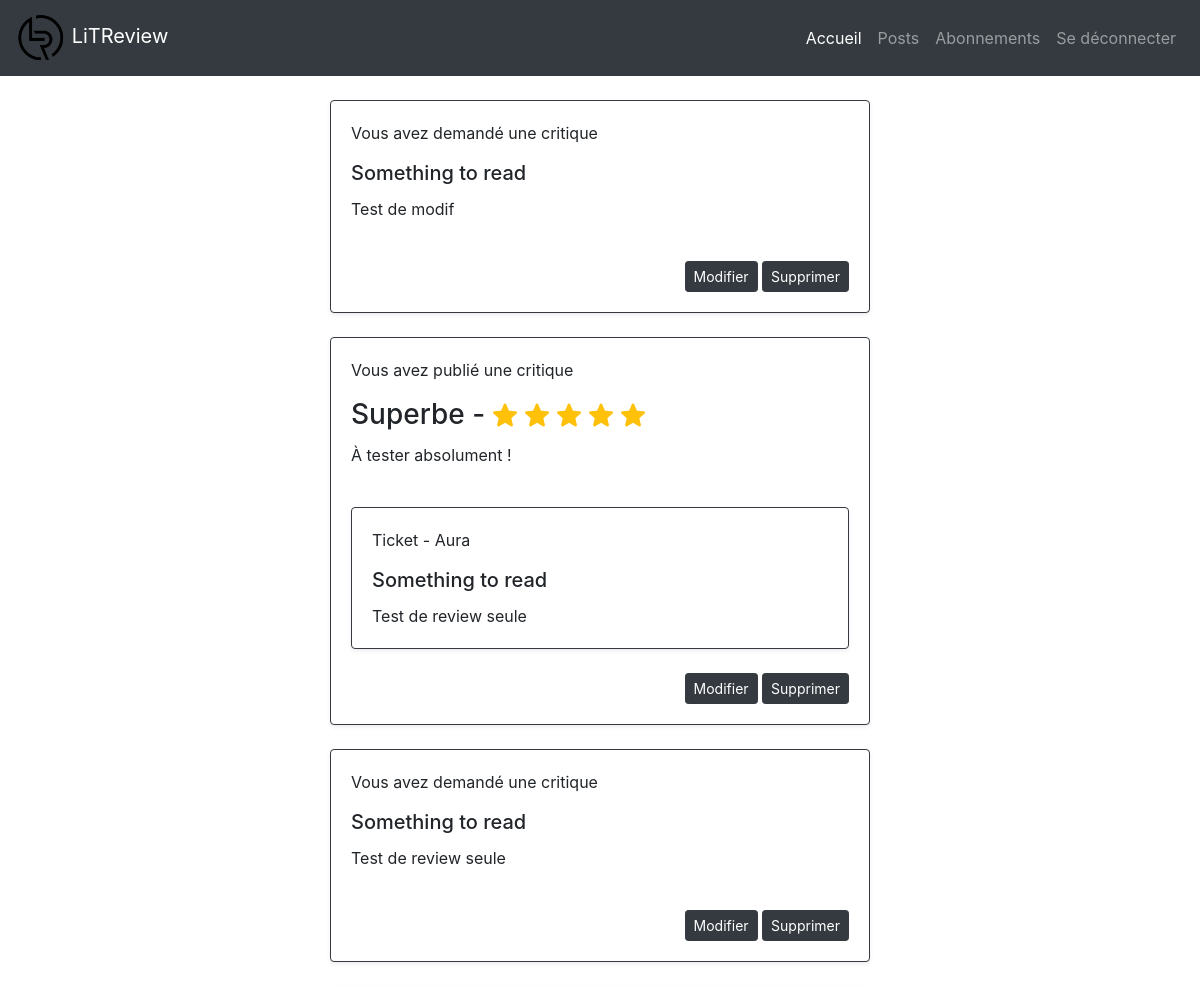
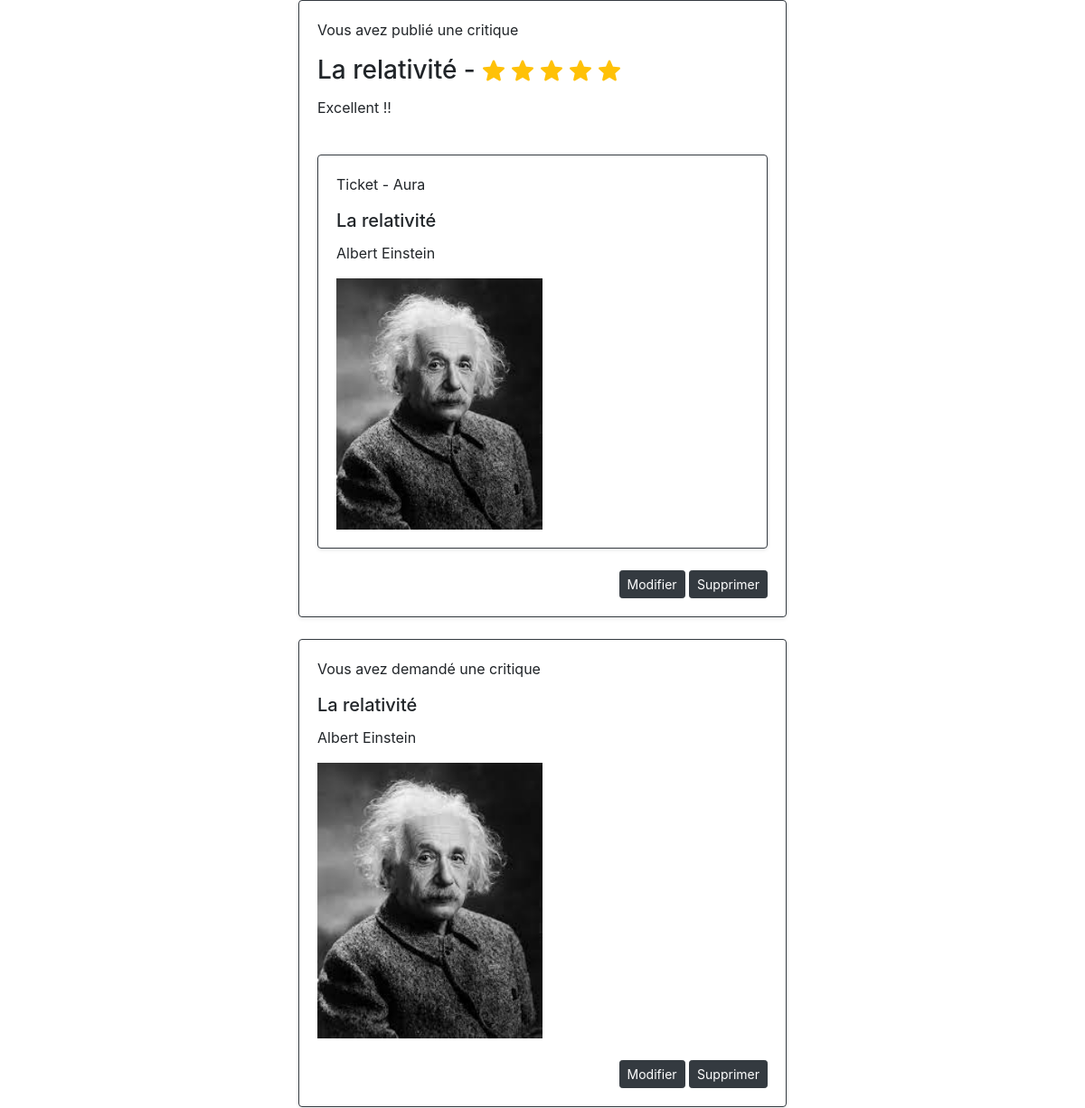
The app's page /posts/ (signed in, upper part), older data (2 pictures, top to bottom).
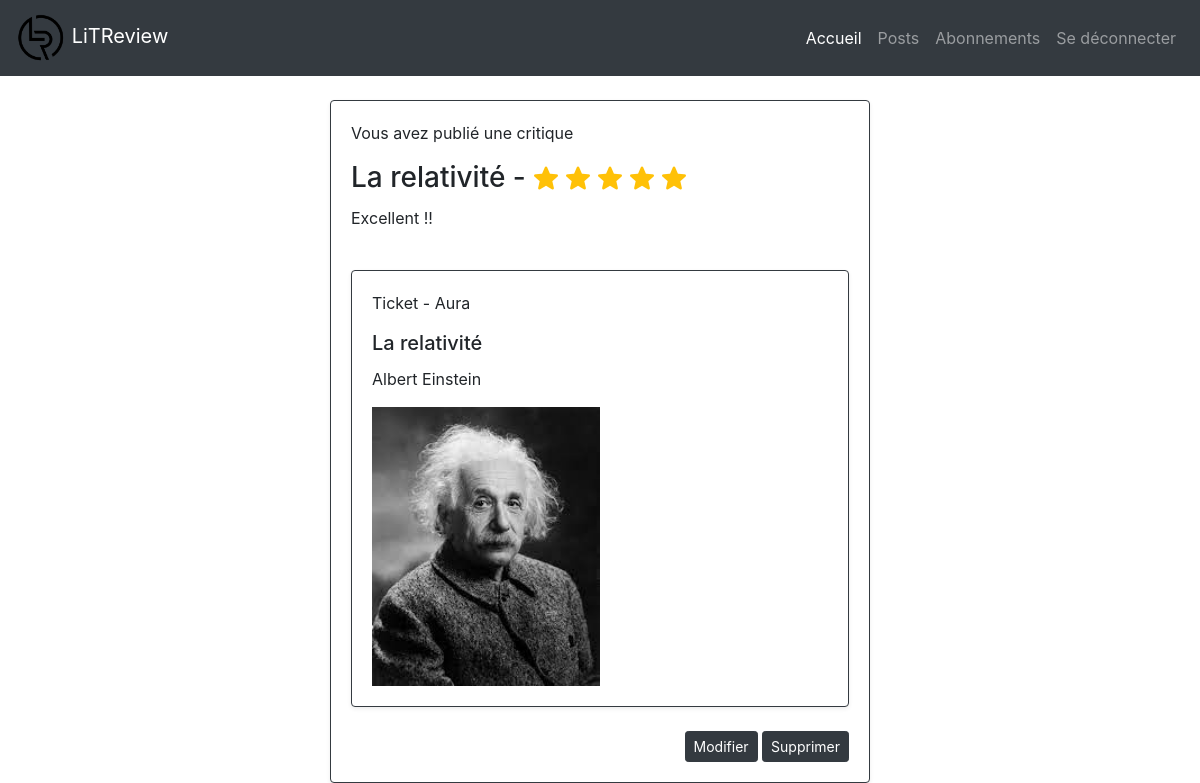
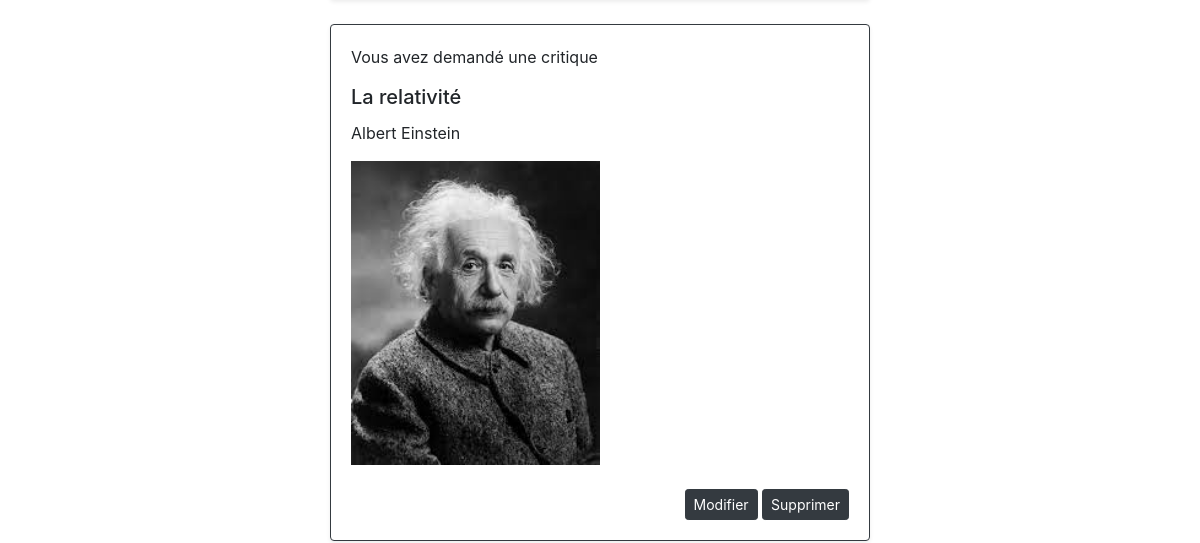
The same page, newer data (2 pictures, top to bottom).
### feeds/models.py (models this page shows)
class Ticket(models.Model):
    image = models.ImageField(null=True, blank=True)
    title = models.CharField(max_length=128, verbose_name="Titre")
    description = models.CharField(max_length=2048, blank=True, verbose_name="Description")
    user = models.ForeignKey(settings.AUTH_USER_MODEL, on_delete=models.CASCADE)
    time_created = models.DateTimeField(auto_now_add=True)

class Review(models.Model):
    ticket = models.ForeignKey(Ticket, on_delete=models.CASCADE)
    headline = models.CharField(max_length=128, verbose_name="Titre")
    rating = models.PositiveSmallIntegerField(validators=[MinValueValidator(0), MaxValueValidator(5)])
    body = models.CharField(max_length=8192, blank=True, verbose_name="Commentaire")
    user = user = models.ForeignKey(settings.AUTH_USER_MODEL, on_delete=models.CASCADE)
    time_created = models.DateTimeField(auto_now_add=True)

### authentication/models.py (models this page shows)
class User(AbstractUser):
    pass

### feeds/views.py (the view)
# urls.py: path("posts/", feeds.posts, name="posts"),
@login_required
def posts(request):
    tickets = models.Ticket.objects.filter(user=request.user)
    reviews = models.Review.objects.filter(user=request.user)
    tickets_and_reviews = sorted(
        chain(tickets, reviews),
        key=lambda instance: instance.time_created,
        reverse=True,
    )
    paginator = Paginator(tickets_and_reviews, 6)
    page_number = request.GET.get("page")
    page_obj = paginator.get_page(page_number)
    return render(
        request,
        "feeds/posts.html",
        context={"page_obj": page_obj},
    )

### feeds/templatetags/feeds_extras.py (called while the page is built)
@register.filter
def model_type(instance):
    return type(instance).__name__

@register.filter
def subtract(value, arg):
    return value - arg

### feeds/templates/feeds/posts.html
{% extends "base.html" %}
{% load feeds_extras %}
{% block content %}
<div class="container">
    {% for instance in page_obj %}
        {% if instance|model_type == "Ticket" %}
            <div class="row">
                <div class="col-lg-6 col-8 mx-auto">
                    <div class="card border-dark shadow-sm mt-4">
                        <div class="card-body d-flex flex-column">
                            <p class="card-text">
                                Vous avez demandé une critique
                            </p>
                            {% include "feeds/partials/ticket_snippet.html" with ticket=instance %}
                            <div class="row">
                                <div class="col text-right mt-4">
                                    <a href="edit/{{ instance|model_type }}/{{ instance.id }}" class="btn btn-dark btn-sm">Modifier</a>
                                    <a href="delete/{{ instance|model_type }}/{{ instance.id }}" class="btn btn-dark btn-sm">Supprimer</a>
                                </div>
                            </div>
                        </div>
                    </div>
                </div>
            </div>
        {% elif instance|model_type == "Review"%}
            <div class="row">
                <div class="col-lg-6 col-8 mx-auto">
                    <div class="card border-dark shadow-sm mt-4">
                        <div class="card-body d-flex flex-column">
                            <p class="card-text">
                                Vous avez publié une critique
                            </p>
                            {% include "feeds/partials/review_snippet.html" with review=instance %}
                            <div class="row">
                                <div class="col text-right mt-4">
                                    <a href="edit/{{ instance|model_type }}/{{ instance.id }}" class="btn btn-dark btn-sm">Modifier</a>
                                    <a href="delete/{{ instance|model_type }}/{{ instance.id }}" class="btn btn-dark btn-sm">Supprimer</a>
                                </div>
                            </div>
                        </div>
                    </div>
                </div>
            </div>
        {% endif %}
    {% endfor %}
</div>
{% endblock content %}

### feeds/templates/feeds/partials/review_snippet.html (shortened to what this page needs)
{% load static %}
{% load feeds_extras %}
<h3 class="card-title d-flex align-items-center">
    {{ review.headline }} -
    {% with ''|center:review.rating as range %}
        {% for _ in range %}
            <img src="{% static 'images/gold_star.png' %}" class="pl-2">
        {% endfor %}
    {% endwith %}
</h3>
<p class="card-text">
    {{ review.body }}
</p>
<div class="review-ticket">
    {% if review.ticket %}
        <div class="card border-dark shadow-sm mt-4 w-100 mx-auto">
            <div class="card-body d-flex flex-column">
                <p class="card-text">
                    Ticket - {{ review.ticket.user }}
                </p>
                {% include "feeds/partials/ticket_snippet.html" with ticket=review.ticket %}
            </div>
        </div>
    {% endif %}
</div>

### feeds/templates/feeds/partials/ticket_snippet.html (shortened to what this page needs)
<h5 class="card-title">
    {{ ticket.title }}
</h5>
<p class="card-text">
    {{ ticket.description }}
</p>
{% if ticket.image %}
    <img src="{{ ticket.image.url }}" class="w-50">
{% endif %}

Row changes from the older to the newer data that the page shows:
removed Ticket: title "Something to read", description "Test de modif"
removed Review: headline "Superbe", rating 5 (drawn), body "À tester absolument !", ticket.user "Aura"
removed Ticket: title "Something to read", description "Test de review seule"
